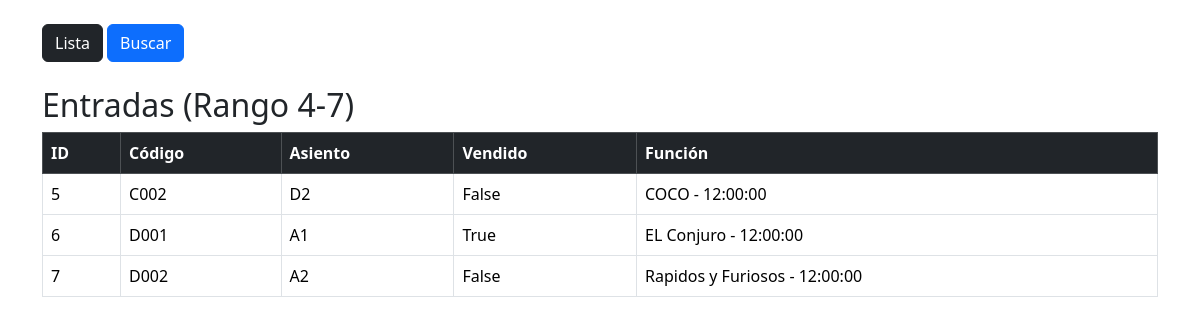
Page /entradas/rango/ on the committed database.
### cine/models.py (models this page shows, shortened)
class Entrada(models.Model):
    codigo = models.CharField(max_length=20)
    asiento = models.CharField(max_length=10)
    vendido = models.BooleanField(default=False)
    fecha_venta = models.DateTimeField(blank=True, null=True)
    funcion = models.ForeignKey(Funcion, on_delete=models.CASCADE)

class Funcion(models.Model):
    pelicula = models.ForeignKey(Pelicula, on_delete=models.CASCADE)
    horario = models.TimeField()
    def __str__(self):
        return f"{self.pelicula} - {self.horario}"

class Pelicula(models.Model):
    titulo = models.CharField(max_length=100)
    def __str__(self):
        return self.titulo

### cine/views.py (the view)
# urls.py: path('entradas/rango/', views.entradas_rango, name='entradas_rango'),
def entradas_rango(request):
    entradas = Entrada.objects.all()[4:7]
    return render(request, "cine/entradas_rango.html", {"entradas": entradas})

### cine/templates/cine/entradas_rango.html
{% extends "cine/base.html" %}
{% block content %}
<h2>Entradas (Rango 4-7)</h2>
<table class="table table-bordered">
    <thead class="table-dark">
        <tr>
            <th>ID</th>
            <th>Código</th>
            <th>Asiento</th>
            <th>Vendido</th>
            <th>Función</th>
        </tr>
    </thead>
    <tbody>
        {% for e in entradas %}
        <tr>
            <td>{{ e.id }}</td>
            <td>{{ e.codigo }}</td>
            <td>{{ e.asiento }}</td>
            <td>{{ e.vendido }}</td>
            <td>{{ e.funcion }}</td>
        </tr>
        {% empty %}
        <tr>
            <td colspan="5">No hay suficientes registros</td>
        </tr>
        {% endfor %}
    </tbody>
</table>
{% endblock %}

### rows in the picture
Entrada: id "5", codigo "C002", asiento "D2", vendido "False", funcion "COCO - 12:00:00"
Entrada: id "6", codigo "D001", asiento "A1", vendido "True", funcion "EL Conjuro - 12:00:00"
Entrada: id "7", codigo "D002", asiento "A2", vendido "False", funcion "Rapidos y Furiosos - 12:00:00"
